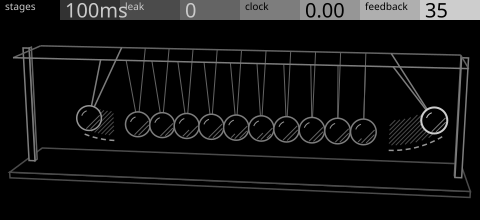
#> input picture screens/relay/frames/rest.png, 480 x 220 px, found by its file name; its folder holds 7 pictures in this run
$ python build.py _x1.png
#> lines starting #> are read from the running program, lines starting #| are printed output that depends on the picture
#!/usr/bin/env python3
"""Relay, picked v3 (pass 02) cleaned up for 1:1: a cradle of hanging steel balls.

The owner picked v3 of passes/02-subject (a long cradle of hanging balls, hatched
mass: a blow handed ball to ball down the row and out the far end, swinging back
in as the recirculation) and asked for clean-up and readability. Same idea and
composition; what changed is in refine.md. In short:

    camera      more frontal, a little yaw, fitted tighter: balls ~25 % more area at the
                default, row centred; the frame is two solid end posts and one pair of
                top rails instead of four crossing wireframe uprights
    strings     one narrow V per ball (front rail, back rail, same x), no fan
    balls       one light (upper left): hatched shadow crescent lower right, a
                hairline highlight upper left; the output ball is the one bright thing
    swings      each end ball's sweep hatched as a ghost band, its path a dashed Line
                under the ball, not a faint dashed hairline through its centre
    base        a quiet outline slab, no hatch

Controls (definition.json), 0..1:

    stages    count: 7 .. 18 balls in a row of fixed length (they shrink as they multiply)
    leak      shape: interior balls take a dent in their struck (left) face, the lost
              metal hatched, lose their shine and shrink so they stop touching
    clock     position: each ball hangs on its own string length (~37 px spread at 100)
    feedback  rotation: how far the input ball has swung back out, 0 .. 60 degrees

An effect page gets its controls (slots), track, shift and elapsed, not the audio,
so the swing is a notional test note, frozen at the moment it leaves the far end.

    python3 screens/relay/frames/build.py

Device rules kept: one subpath per path, <= 64 points, open lines as closed filled
ribbons, explicit paint on every leaf, grey only (never red), <= 4 fractional digits.
"""
from __future__ import annotations

import math
import random
import subprocess
import sys
from pathlib import Path

HERE = Path(__file__).resolve().parent

DEFAULTS = {"stages": 0.5, "leak": 0.0, "clock": 0.0, "feedback": 0.35}
LABELS = ["stages", "leak", "clock", "feedback"]

G0, G1, G2, G3, G4, G5, G6, G7 = ("#000000", "#323232", "#4B4B4B", "#646464",
                                  "#7D7D7D", "#969696", "#AFAFAF", "#CDCDCD")
FONT = "UniversNextPro-Light"
HAIR, LINE, SUBJ = 1.0, 1.5, 2.0          # the three weights (craft.md)


def f(v: float) -> str:
    s = f"{v:.3f}".rstrip("0").rstrip(".")
    return "0" if s in ("-0", "") else s


# ---------------------------------------------------------------- header values
def header_values(c: dict) -> list[str]:
    secs = 0.01 * (100.0 ** c["stages"])              # exponential 0.01 .. 1.0 s
    if secs >= 0.9995:
        st = f"{secs:.1f}s"
    else:
        st = f"{round(secs * 1000)}ms"
    return [st, f"{round(c['leak'] * 100)}", f"{c['clock']:.2f}", f"{round(c['feedback'] * 100)}"]


# ---------------------------------------------------------------- 2D primitives
def dedupe(pts):
    out = []
    for p in pts:
        p = (round(p[0], 3), round(p[1], 3))
        if not out or math.dist(out[-1], p) >= 0.25:
            out.append(p)
    if len(out) > 2 and math.dist(out[0], out[-1]) < 0.3:
        out.pop()
    return out


class Frame:
    def __init__(self, title: str, values: list[str]):
        self.title = title
        self.values = values
        self.items: list[str] = []

    def add(self, s: str) -> None:
        self.items.append(s)

    def poly(self, pts, fill, stroke="none", sw=0.0):
        pts = dedupe(pts)
        if len(pts) < 3:
            return
        assert len(pts) <= 64, len(pts)
        d = "M " + " L ".join(f"{f(x)} {f(y)}" for x, y in pts) + " Z"
        sws = f' stroke-width="{f(sw)}"' if stroke != "none" else ' stroke-width="0"'
        self.add(f'<path d="{d}" fill="{fill}" stroke="{stroke}"{sws}/>')

    def face(self, pts, colour, sw=LINE, fill=G0):
        """A closed outline over a black body (hidden-line)."""
        self.poly(pts, fill, colour, sw)

    def ribbon(self, pts, w, colour):
        """An open line of width w drawn as filled closed ribbons, <= 30 points a piece."""
        pts = dedupe(pts)
        if len(pts) < 2:
            return
        n, i = 30, 0
        while i < len(pts) - 1:
            self._piece(pts[i:i + n + 1], w, colour)
            i += n

    def _piece(self, seg, w, colour):
        if len(seg) < 2:
            return
        h = w / 2
        left, right = [], []
        for k, (x, y) in enumerate(seg):
            if k == 0:
                dx, dy = seg[1][0] - x, seg[1][1] - y
            elif k == len(seg) - 1:
                dx, dy = x - seg[k - 1][0], y - seg[k - 1][1]
            else:
                ax, ay = x - seg[k - 1][0], y - seg[k - 1][1]
                bx, by = seg[k + 1][0] - x, seg[k + 1][1] - y
                la, lb = math.hypot(ax, ay) or 1, math.hypot(bx, by) or 1
                dx, dy = ax / la + bx / lb, ay / la + by / lb
                if math.hypot(dx, dy) < 1e-6:
                    dx, dy = ax, ay
            ln = math.hypot(dx, dy) or 1
            nx, ny = -dy / ln, dx / ln
            left.append((x + nx * h, y + ny * h))
            right.append((x - nx * h, y - ny * h))
        self.poly(left + right[::-1], colour)

    def line(self, a, b, w, colour):
        if math.dist(a, b) >= 3.0:  # anything shorter doesn't read at 1:1
            self._piece([a, b], w, colour)

    def dashed(self, pts, w, colour, on=5.0, off=3.0):
        """A dashed open line: dashes as separate ribbons, each >= 3 px long."""
        pts = dedupe(pts)
        acc, draw, cur = 0.0, True, [pts[0]] if pts else []
        for a, b in zip(pts, pts[1:]):
            seg = math.dist(a, b)
            t = 0.0
            while t < seg:
                lim = on if draw else off
                step = min(lim - acc, seg - t)
                t += step
                acc += step
                p = (a[0] + (b[0] - a[0]) * t / seg, a[1] + (b[1] - a[1]) * t / seg)
                if draw:
                    cur.append(p)
                if acc >= lim - 1e-9:
                    if draw and len(cur) > 1:
                        self.ribbon(cur, w, colour)
                    draw, acc, cur = not draw, 0.0, [p]
        if draw and len(cur) > 1 and acc >= 3:
            self.ribbon(cur, w, colour)

    def hatch(self, poly, colour=G3, gap=3.2, w=HAIR, minlen=4.6):
        """45° hairlines clipped to a polygon (any simple shape), gap px apart."""
        poly = dedupe(poly)
        if len(poly) < 3:
            return
        us = [x + y for x, y in poly]
        step = gap * math.sqrt(2)
        c = math.floor(min(us) / step) * step + step / 2
        while c < max(us):
            hits = []
            for i in range(len(poly)):
                (x1, y1), (x2, y2) = poly[i - 1], poly[i]
                u1, u2 = x1 + y1, x2 + y2
                if (u1 - c) * (u2 - c) < 0:
                    t = (c - u1) / (u2 - u1)
                    hits.append((x1 + t * (x2 - x1), y1 + t * (y2 - y1)))
            hits.sort(key=lambda p: p[0] - p[1])
            for a, b in zip(hits[0::2], hits[1::2]):
                if math.dist(a, b) >= minlen:
                    self.line(a, b, w, colour)
            c += step

    def svg(self) -> str:
        head = [
            '<svg xmlns="http://www.w3.org/2000/svg" width="480" height="220" viewBox="0 0 480 220">',
            f"  <title>relay · cradle · {self.title}</title>",
            '  <g id="preview_canvas">',
            '    <rect x="0" y="0" width="480" height="220" fill="#000000" stroke="none"/>',
            "  </g>",
            '  <g id="preview_header">',
        ]
        for i, c in enumerate([G0, G1, G2, G3, G4, G5, G6, G7]):
            head.append(f'    <rect x="{60 * i}" y="0" width="60" height="20" fill="{c}" stroke="none"/>')
        for i, lab in enumerate(LABELS):
            c = "#CBCBCB" if i < 2 else "#000000"
            head.append(f'    <text transform="matrix(1 0 0 1 {5 + 120 * i} 10)" fill="{c}" stroke="none" '
                        f'font-family="{FONT}" font-size="10px">{lab}</text>')
            head.append(f'    <text transform="matrix(1 0 0 1 {65 + 120 * i} 17.44)" fill="{c}" stroke="none" '
                        f'font-family="{FONT}" font-size="20px">{self.values[i]}</text>')
        head.append("  </g>")
        body = ['  <g id="relay_art">'] + ["    " + s for s in self.items] + ["  </g>"]
        return "\n".join(head + body + ["</svg>", ""])


# ---------------------------------------------------------------- 3D: one camera
def sub(a, b): return (a[0] - b[0], a[1] - b[1], a[2] - b[2])
def add3(a, b): return (a[0] + b[0], a[1] + b[1], a[2] + b[2])
def mul(a, k): return (a[0] * k, a[1] * k, a[2] * k)
def dot(a, b): return a[0] * b[0] + a[1] * b[1] + a[2] * b[2]
def cross(a, b): return (a[1] * b[2] - a[2] * b[1], a[2] * b[0] - a[0] * b[2], a[0] * b[1] - a[1] * b[0])


def norm(a):
    ln = math.sqrt(dot(a, a)) or 1.0
    return mul(a, 1 / ln)


class Camera:
    """Perspective camera, z up, placed by yaw/pitch/distance round a target."""

    def __init__(self, target, yaw_deg, pitch_deg, dist):
        yw, pt = math.radians(yaw_deg), math.radians(pitch_deg)
        self.eye = (target[0] + dist * math.cos(pt) * math.sin(yw),
                    target[1] - dist * math.cos(pt) * math.cos(yw),
                    target[2] + dist * math.sin(pt))
        self.fwd = norm(sub(target, self.eye))
        self.right = norm(cross(self.fwd, (0, 0, 1)))
        self.up = cross(self.right, self.fwd)
        self.f, self.cx, self.cy = 1.0, 0.0, 0.0

    def raw(self, p):
        d = sub(p, self.eye)
        z = dot(d, self.fwd)
        return dot(d, self.right) / z, -dot(d, self.up) / z

    def fit(self, pts, box):
        r = [self.raw(p) for p in pts]
        xs, ys = [p[0] for p in r], [p[1] for p in r]
        bw, bh = max(xs) - min(xs), max(ys) - min(ys)
        x0, y0, x1, y1 = box
        self.f = min((x1 - x0) / bw, (y1 - y0) / bh)
        self.cx = (x0 + x1) / 2 - self.f * (min(xs) + max(xs)) / 2
        self.cy = (y0 + y1) / 2 - self.f * (min(ys) + max(ys)) / 2
        return self

    def p(self, P):
        x, y = self.raw(P)
        return (self.cx + self.f * x, self.cy + self.f * y)

    def ps(self, pts):
        return [self.p(P) for P in pts]

    def depth(self, P):
        return dot(sub(P, self.eye), self.fwd)


def box_corners(o, ux, uy, uz):
    c = {}
    for i in (0, 1):
        for j in (0, 1):
            for k in (0, 1):
                c[i, j, k] = add3(add3(add3(o, mul(ux, i)), mul(uy, j)), mul(uz, k))
    return c


BOX_FACES = {
    "x0": [(0, 0, 0), (0, 1, 0), (0, 1, 1), (0, 0, 1)],
    "x1": [(1, 0, 0), (1, 0, 1), (1, 1, 1), (1, 1, 0)],
    "y0": [(0, 0, 0), (0, 0, 1), (1, 0, 1), (1, 0, 0)],
    "y1": [(0, 1, 0), (1, 1, 0), (1, 1, 1), (0, 1, 1)],
    "z0": [(0, 0, 0), (1, 0, 0), (1, 1, 0), (0, 1, 0)],
    "z1": [(0, 0, 1), (0, 1, 1), (1, 1, 1), (1, 0, 1)],
}


def visible_faces(cam, c):
    centre = mul(add3(c[0, 0, 0], c[1, 1, 1]), 0.5)
    out = []
    for name, keys in BOX_FACES.items():
        W = [c[k] for k in keys]
        n = cross(sub(W[1], W[0]), sub(W[3], W[0]))
        fc = mul(add3(W[0], W[2]), 0.5)
        if dot(n, sub(fc, centre)) < 0:
            n = mul(n, -1)
        if dot(n, sub(cam.eye, fc)) > 0:
            out.append((name, W, cam.ps(W)))
    return out


def circle_pts(cx, cy, r, n=40, a0=0.0, a1=2 * math.pi, closed=True):
    m = n if closed else n + 1
    return [(cx + r * math.cos(a0 + (a1 - a0) * k / n), cy + r * math.sin(a0 + (a1 - a0) * k / n))
            for k in range(m)]


def crescent(cx, cy, r, k=0.42, n=18):
    """The shadow side of a ball lit from the upper left: the lower-right half of its
    outline, back along a flattened half-ellipse (the terminator)."""
    a0 = math.atan2(0.8, 0.6)                      # direction away from the light
    outer = [(cx + r * math.cos(a0 - math.pi / 2 + math.pi * j / n), cy + r * math.sin(a0 - math.pi / 2 + math.pi * j / n))
             for j in range(n + 1)]
    ax, ay = math.cos(a0 + math.pi / 2), math.sin(a0 + math.pi / 2)
    dx, dy = math.cos(a0), math.sin(a0)
    term = []
    for j in range(1, n):
        t = math.pi * j / n
        u, v = math.cos(t), math.sin(t) * k
        term.append((cx + r * (ax * u + dx * v), cy + r * (ay * u + dy * v)))
    return outer + term


# ---------------------------------------------------------------- the model
ROW = 26.0            # the row's length in world units, whatever the count
HANG = 6.2            # pivot to ball centre
W = 3.3               # half the rail spacing: each ball hangs in a V from both rails
OUT = math.radians(36)            # the note leaving at the far end (fixed)
FB_MAX = math.radians(60)         # how far the input ball can come back
XR = ROW / 2 + HANG * math.sin(OUT) + 1.1       # end posts clear both swinging balls
XL = -(ROW / 2 + HANG * math.sin(FB_MAX) + 1.1)  # at their largest (the input swings further)
XM = (XL + XR) / 2
TOP = HANG                        # rail height; balls hang at z = 0
BASE_Z = -3.6                     # top of the base slab
SEED = 5


def model(c: dict):
    """Balls as (centre, radius, pivot x, role, dent) from the four controls."""
    st, lk, ck, fb = c["stages"], c["leak"], c["clock"], c["feedback"]
    n = int(round(7 + 11 * st))            # 7 .. 18
    rnd = random.Random(SEED)
    r = ROW / (2 * n)
    # seeded per-ball draws, taken in a fixed order so they don't reshuffle as n moves
    jit = [rnd.uniform(-1, 1) for _ in range(18)]
    prio = [rnd.random() for _ in range(18)]
    xs = [-ROW / 2 + r + 2 * r * i for i in range(n)]
    # leak: the interior balls with the lowest priority dent first, more as leak rises
    k_dent = int(round(lk * 0.55 * (n - 2)))
    interior = sorted(range(1, n - 1), key=lambda i: prio[i])
    dented = set(interior[:k_dent])
    depth = 0.28 + 0.22 * lk                # how deep the dent goes, as a share of r
    back = FB_MAX * fb
    balls = []
    for i in range(n):
        l = HANG + ck * 1.55 * jit[i]      # clock: each ball on its own string length
        rr = r * (0.84 if i in dented else 1.0)
        if i == n - 1:
            a, role = OUT, "out"
        elif i == 0:
            a, role = -back, "in"
        else:
            a, role = 0.0, "mid"
        centre = (xs[i] + l * math.sin(a), 0.0, TOP - l * math.cos(a))
        balls.append({"c": centre, "r": rr, "px": xs[i], "l": l, "a": a, "role": role,
                      "dent": depth if i in dented else 0.0})
    return balls


def camera():
    cam = Camera(target=(XM, 0.0, 1.2), yaw_deg=8.0, pitch_deg=13.0, dist=78.0)
    key = [(XL - 0.6, -W - 0.7, BASE_Z - 0.5), (XR + 0.6, -W - 0.7, BASE_Z - 0.5),
           (XL, W, TOP + 0.3), (XR, W, TOP + 0.3), (XL, -W, TOP + 0.3), (XR, -W, TOP + 0.3)]
    return cam.fit(key, (10, 34, 470, 206))


def draw(c: dict, title: str) -> Frame:
    fr = Frame(title, header_values(c))
    cam = camera()
    balls = model(c)

    # base: a quiet slab, outline only
    base = box_corners((XL - 0.6, -W - 0.7, BASE_Z - 0.5), (XR - XL + 1.2, 0, 0), (0, 2 * W + 1.4, 0), (0, 0, 0.5))
    for name, _, S in visible_faces(cam, base):
        fr.face(S, G2, LINE)

    # end posts: one solid post at each end, centred between the rails, shadow face hatched
    pw = 0.55
    for px in (XL, XR):
        post = box_corners((px - pw / 2, -pw / 2, BASE_Z), (pw, 0, 0), (0, pw, 0), (0, 0, TOP - BASE_Z + 0.35))
        for name, _, S in visible_faces(cam, post):
            if name == "z1":
                continue
            fr.face(S, G4 if name == "y0" else G3, LINE)
            if name in ("x0", "x1"):
                fr.hatch(S, G2, gap=3.2, minlen=4.6)

    # back rail and the crossbars that carry both rails
    rail = lambda dy: [cam.p((XL, dy, TOP)), cam.p((XR, dy, TOP))]
    fr.ribbon(rail(W), LINE, G3)
    for px in (XL, XR):
        fr.line(cam.p((px, -W, TOP)), cam.p((px, W, TOP)), LINE, G3)

    # swept bands: the room each end ball has swung through, hatched as a ghost
    # (there, but not a body), under everything that hangs
    for b in balls:
        if b["role"] == "mid" or abs(b["a"]) < math.radians(2):
            continue
        a1, l, rb = b["a"], b["l"], b["r"]
        steps = max(4, int(abs(a1) / math.radians(3)))
        arc = [a1 * t / steps for t in range(steps + 1)]
        band = [(b["px"] + (l + rb) * math.sin(a), 0, TOP - (l + rb) * math.cos(a)) for a in arc] + \
               [(b["px"] + (l - rb) * math.sin(a), 0, TOP - (l - rb) * math.cos(a)) for a in reversed(arc)]
        fr.hatch(cam.ps(band), G2, gap=3.0)

    # strings: one V per ball, back leg then front leg, drawn under the balls
    for b in balls:
        cx, _, cz = b["c"]
        tip = (cx, 0.0, cz)
        hot = b["role"] != "mid"
        colour = G4 if hot else G3
        for dy in (W, -W):
            fr.line(cam.p((b["px"], dy, TOP)), cam.p(tip), LINE if hot else HAIR, colour)

    # swing paths: each end ball's track, a dashed Line just outside its bottom
    for b in balls:
        if b["role"] == "mid" or abs(b["a"]) < math.radians(2):
            continue
        rad = b["l"] + b["r"] + 0.45
        a1 = b["a"]
        steps = max(4, int(abs(a1) / math.radians(3)))
        pts = [cam.p((b["px"] + rad * math.sin(a1 * t / steps), 0, TOP - rad * math.cos(a1 * t / steps)))
               for t in range(steps + 1)]
        fr.dashed(pts, LINE, G5, on=5, off=3.5)

    # balls, far to near
    for b in sorted(balls, key=lambda b: -cam.depth(b["c"])):
        cx, cy = cam.p(b["c"])
        rr = b["r"] * cam.f / cam.depth(b["c"])
        out = b["role"] == "out"
        edge, ew = (G7, SUBJ) if out else ((G5, LINE) if b["role"] == "in" else (G4, LINE))
        if b["dent"] > 0:
            # a dent pushed into the struck (left) face; the metal it lost is
            # hatched inside the ball's old outline, and a dented ball loses its shine
            d, th, h = b["dent"], math.pi, math.radians(58)
            def R(a):
                u = (a - th + math.pi) % (2 * math.pi) - math.pi
                return rr * (1 - d * math.cos(u / h * math.pi / 2) ** 2) if abs(u) < h else rr
            ring = [(cx + R(a) * math.cos(a), cy + R(a) * math.sin(a))
                    for a in [2 * math.pi * k / 48 for k in range(48)]]
            fr.face(ring, edge, ew)
            arc = [th - h + 2 * h * k / 14 for k in range(15)]
            lost = [(cx + rr * math.cos(a), cy + rr * math.sin(a)) for a in arc] + \
                   [(cx + R(a) * math.cos(a), cy + R(a) * math.sin(a)) for a in reversed(arc[1:-1])]
            fr.hatch(lost, G3, gap=3.0, minlen=4.6)
        else:
            fr.face(circle_pts(cx, cy, rr), edge, ew)
        fr.hatch(crescent(cx, cy, rr - 1.4), G4 if out else G3, gap=3.2)
        if b["dent"] == 0:
            # the highlight: a short hairline arc on the lit side
            hl = circle_pts(cx, cy, rr * 0.62, n=8, a0=math.radians(198), a1=math.radians(252), closed=False)
            if math.dist(hl[0], hl[-1]) >= 3.0:
                fr.ribbon(hl, HAIR, G7 if out else G5)

    # front rail last, over the strings' tops
    fr.ribbon(rail(-W), LINE, G4)
    return fr


# ---------------------------------------------------------------- frames
def frames():
    yield "rest", dict(DEFAULTS)
    for name in LABELS:
        for v in (0, 50, 100):
            c = dict(DEFAULTS)
            c[name] = v / 100
            yield f"{name}-{v}", c


def sheet(rows, out: Path, label_h=16, gap=12, pad=12) -> None:
    """Tile 1:1 PNGs into rows on a dark ground, a small label over each (outside the frame)."""
    from PIL import Image, ImageDraw
    cols = max(len(r) for r in rows)
    w = pad * 2 + cols * 480 + (cols - 1) * gap
    h = pad * 2 + len(rows) * (220 + label_h) + (len(rows) - 1) * gap
    im = Image.new("RGB", (w, h), (38, 38, 38))
    dr = ImageDraw.Draw(im)
    for j, row in enumerate(rows):
        for i, (label, path) in enumerate(row):
            x = pad + i * (480 + gap)
            y = pad + j * (220 + label_h + gap)
            dr.text((x, y + 2), label, fill=(200, 200, 200))
            im.paste(Image.open(path).convert("RGB"), (x, y + label_h))
    im.save(out)


def main(argv) -> None:
    for stem, c in frames():
        svg = HERE / f"{stem}.svg"
        svg.write_text(draw(c, stem).svg())
        subprocess.run(["rsvg-convert", "-w", "480", "-h", "220", "-b", "black", str(svg),
                        "-o", str(HERE / f"{stem}.png")], check=True)
        print(svg)
    v3 = HERE.parent / "passes" / "02-subject" / "v3" / "rest.png"
    sheet([[("v3 as picked (pass 02)", v3), ("cleaned rest", HERE / "rest.png")]], HERE / "before-after.png")
#> in sheet, `im.paste(Image.open(path).convert("RGB"), (x, y + label_h))`:
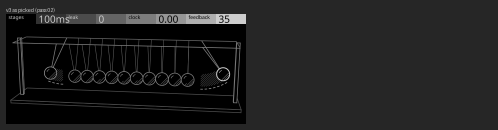
#> im: PIL image 996x260 RGB (shown at 1/2 size); min 0, max 205, mean 30.1
#> in sheet, `im.save(out)`:
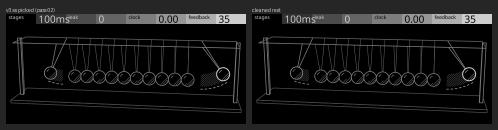
#> saved as before-after.png: PIL image 996x260 RGB (shown at 1/2 size); min 0, max 205, mean 22.1
    rows = [[("rest", HERE / "rest.png")]]
    for name in LABELS:
        rows.append([(f"{name} {v}", HERE / f"{name}-{v}.png") for v in (0, 50, 100)])
    sheet(rows, HERE / "contact.png")
#> call 2 of sheet, with label_h = 16, gap = 12, pad = 12
#> in sheet (call 2), `im.paste(Image.open(path).convert("RGB"), (x, y + label_h))`:
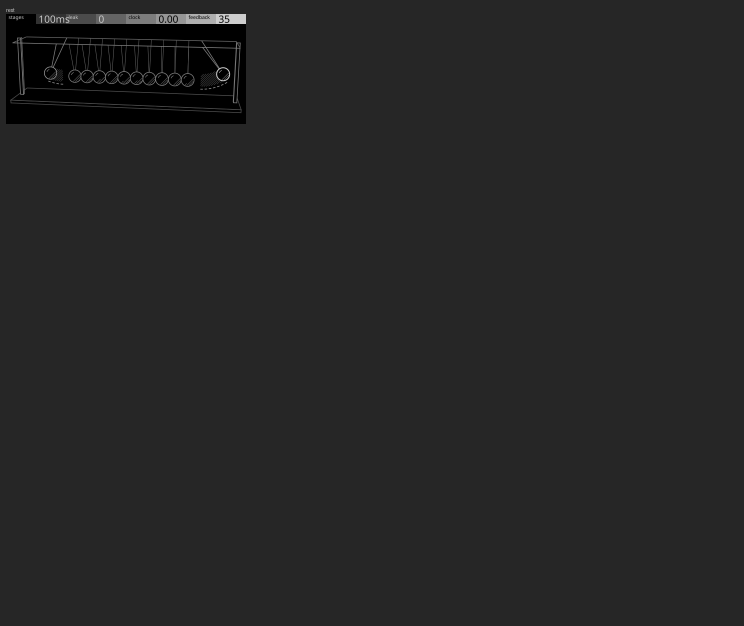
#> im: PIL image 1488x1252 RGB (shown at 1/2 size); min 0, max 205, mean 36.9
#> pass 2 of the loop in sheet, `for j, row in enumerate(rows):`:
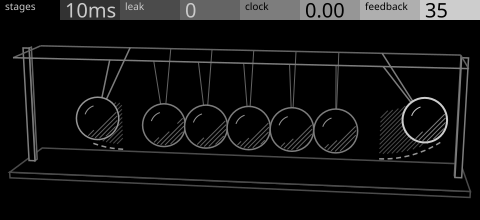
#> input picture screens/relay/frames/stages-0.png, 480 x 220 px
#> in sheet (call 2), `im.paste(Image.open(path).convert("RGB"), (x, y + label_h))`:
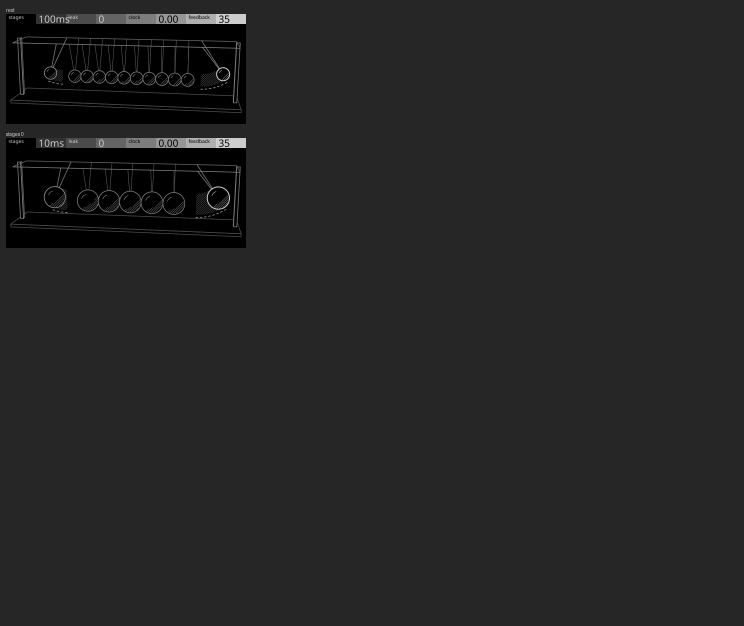
#> im: PIL image 1488x1252 RGB (shown at 1/2 size); min 0, max 205, mean 35.8
#> in sheet (call 2), `im.save(out)`:
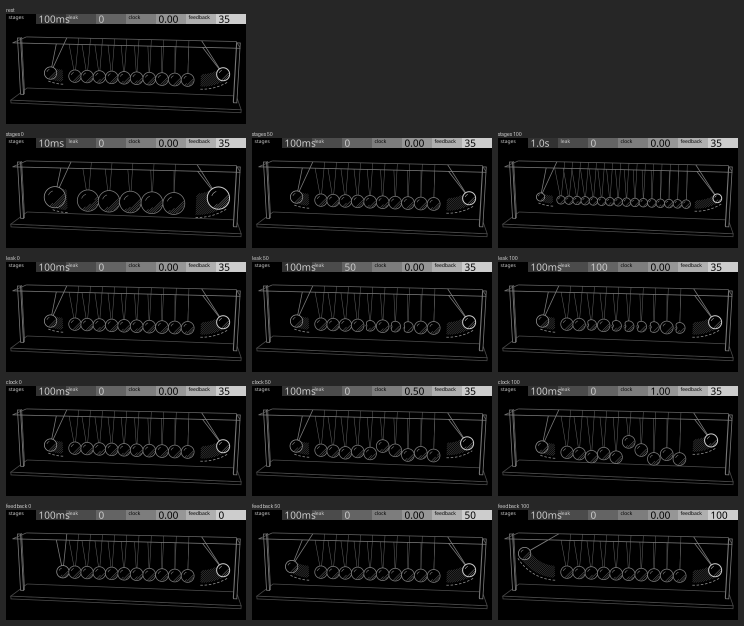
#> saved as contact.png: PIL image 1488x1252 RGB (shown at 1/2 size); min 0, max 205, mean 23.5
    print(HERE / "before-after.png", HERE / "contact.png")


if __name__ == "__main__":
    main(sys.argv[1:])
